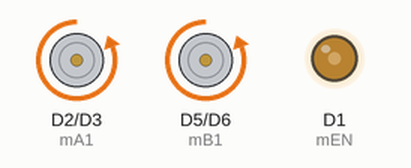
This sketch was run on a simulated ESP8266 (NodeMCU). On the bench: motor-driver pin pairs drawn as motors (green arrow = first pin HIGH = forward, orange = second pin HIGH = backward, longer = more drive), output pins drawn as LEDs (lit = HIGH).

Above: at 0.2 s.
Timing chart, 0 to 3.0 s (numbered marks = the images above):
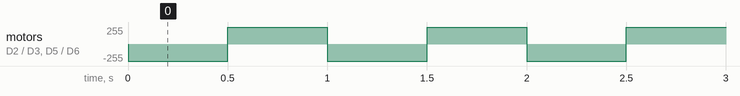

The sketch:

two_motors.ino
```cpp
const uint8_t mA1 = D2;
const uint8_t mA2 = D3;
const uint8_t mB1 = D5;
const uint8_t mB2 = D6;
const uint8_t mEN = D1;

void setup() {

  pinMode(mA1, OUTPUT);
  pinMode(mA2, OUTPUT);
  pinMode(mB1, OUTPUT);
  pinMode(mB2, OUTPUT);
  pinMode(mEN, OUTPUT);

  // drive the motor
  analogWrite(mEN, 100);


}

void loop() {
  //A FWD
  digitalWrite(mA1, LOW);
  digitalWrite(mA2, HIGH);

  // B FWD
  digitalWrite(mB1, LOW);
  digitalWrite(mB2, HIGH);
  delay(500);

  //A REV
  digitalWrite(mA1, HIGH);
  digitalWrite(mA2, LOW);

  // B REV
  digitalWrite(mB1, HIGH);
  digitalWrite(mB2, LOW);
  delay(500);

}
```

Measured:
- by itself, motor on D2 (mA1) / D3 (mA2), motor on D5 (mB1) / D6 (mB2): alternates forward 255/255 for 0.50 s and backward 255/255 for 0.50 s
